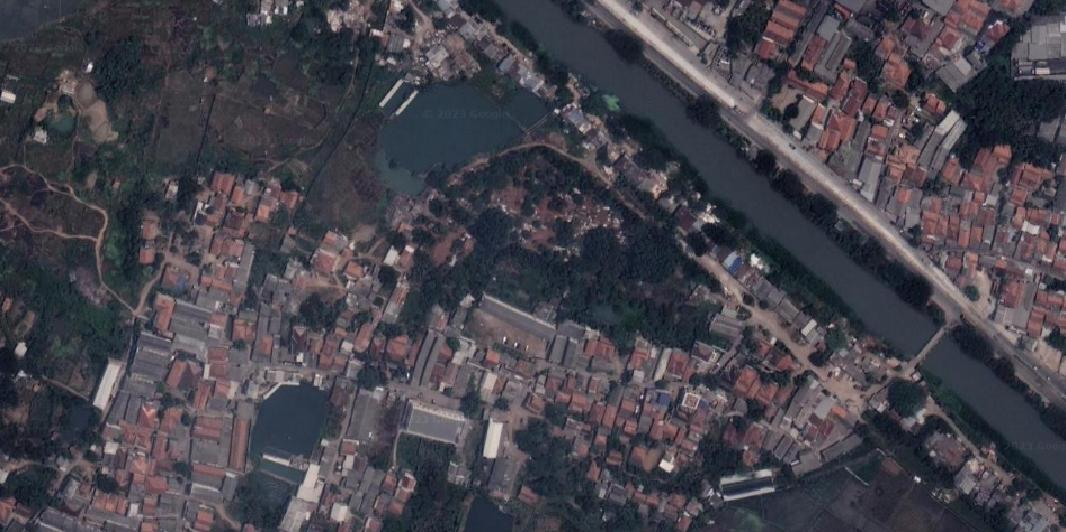
#> input picture data/images/IMG_1.jpg, 1066 x 532 px, given in place of pts.jpg, which was not available
$ jupyter execute generate_csv_by_contours.ipynb   (text cells are left out)
#> lines starting #> are read from the running program, lines starting #| are printed output that depends on the picture; after the words box and inside, x2 and y2 are one past the last pixel; in counts of white or black regions, pixels touching at a corner belong together; pictures that were not available may be replaced by others from this repository, and a replacement may not be noted
[cell 1]
import cv2
import os
import matplotlib.pyplot as plt
import numpy as np
import pandas as pd

[cell 2]
root = '/home/user/Dev/Git/roofcounting/'
# [4 lines of commented-out code are left out]
image_name = "pts"
# image_ext = ".png"
image_ext = ".jpg"
image_file = os.path.join("data/images/", (image_name + image_ext))
image_path = os.path.join(root, image_file)
image = cv2.imread(image_path)
#> image is the input picture: shape (532, 1066, 3); mean B, G, R 77, 68.4, 70.8
# print(image_path)

[cell 3]
lower_bound = np.array([0,0,10])
upper_bound = np.array([255, 255, 195])
mask_clr = cv2.inRange(image, lower_bound, upper_bound)
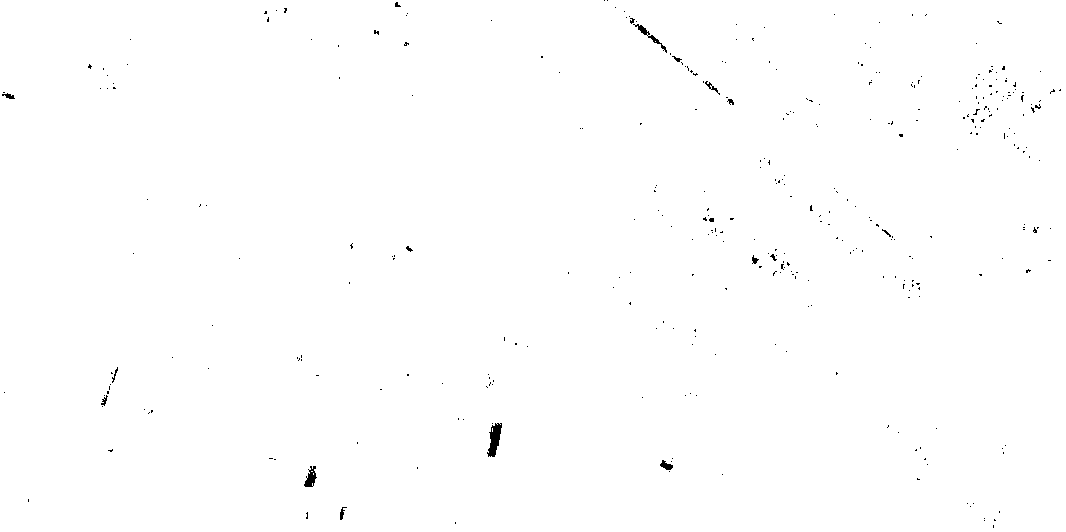
#> mask_clr: shape (532, 1066); 99.7% white; 357 black regions (342 under 20 px)
plt.imshow(mask_clr)
# plt.imshow(image)

[cell 4]
mcp = mask_clr.copy()
contours = cv2.findContours(mcp.copy(), cv2.RETR_EXTERNAL, cv2.CHAIN_APPROX_SIMPLE)[0]
#> contours = 1 contour; box (x1, y1, x2, y2) and area: (0, 0, 1066, 532) 565513
contours = sorted(contours, key=lambda x:cv2.boundingRect(x)[0])
# contours.sort(key=lambda x:cv2.boundingRect(x)[0])
print(len(contours))
#| 1

[cell 5]
for c in contours:
    (x,y), r = cv2.minEnclosingCircle(c)
    center = (int(x), int(y))
    r = int(r)
    cv2.circle(image, center, r, (0, 255, 0), 2)
#> this loop made 1 pass
#> (x, y, r, center) on pass 1: (532.5, 265.5, 595, (532, 265))
#> image: shape (532, 1066, 3); 0.01% of pixels changed, all inside (x1, y1, x2, y2) = (0, 0, 1066, 532)

plt.imshow(image)

[cell 6]
gray = cv2.cvtColor(image, cv2.COLOR_BGR2GRAY)
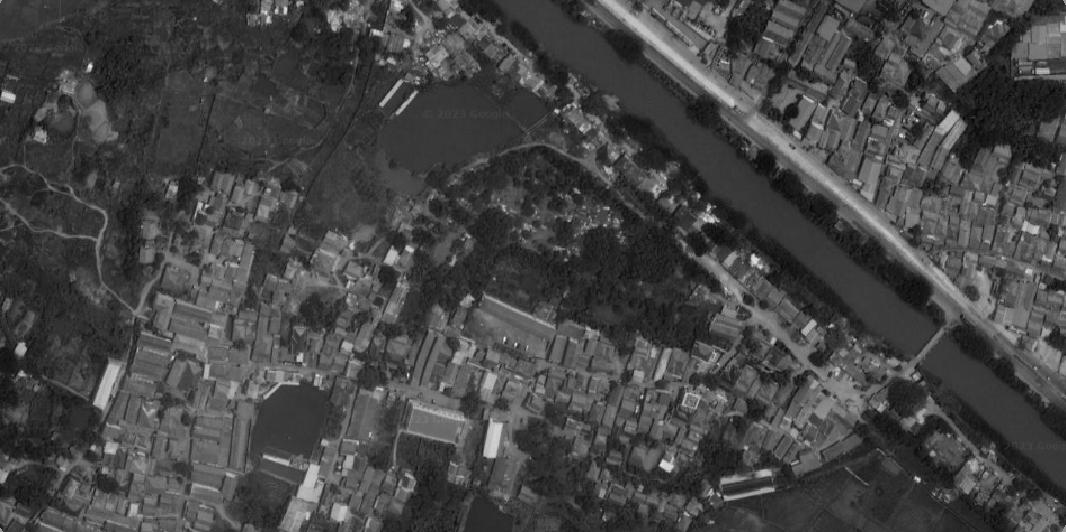
#> gray: shape (532, 1066); min 2, max 239, mean 70.1
gray_filtered = cv2.inRange(gray, 200, 255)
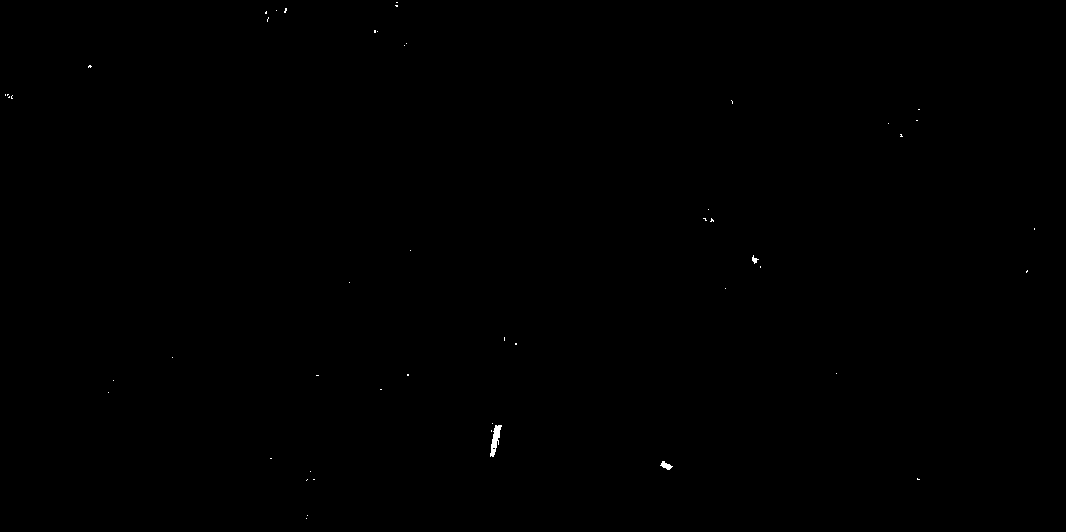
#> gray_filtered: shape (532, 1066); 0.07% white; 50 white regions (47 under 20 px)
plt.imshow(gray_filtered)

[cell 7]
mcp = gray_filtered.copy()
contours = cv2.findContours(mcp.copy(), cv2.RETR_EXTERNAL, cv2.CHAIN_APPROX_SIMPLE)[0]
#> contours = 50 contours, 48 with area under 20; largest, box (x1, y1, x2, y2) and area: (490, 425, 502, 457) 147, (660, 461, 673, 470) 46
contours = sorted(contours, key=lambda x:cv2.boundingRect(x)[0])
print(len(contours))
#| 50

for c in contours:
    (x,y), r = cv2.minEnclosingCircle(c)
    center = (int(x), int(y))
    r = int(r)
    cv2.circle(image, center, r, (0, 255, 0), 5)
#> this loop made 50 passes
#> (x, y, r) on passes 6, 7, 8, 12, 13, 14, 16, 17, 20, 22, 26, 27: (108, 392, 0), (113, 380, 0), (172, 357, 0), (276, 10, 0), (285, 10, 2), (306, 518, 0), (307, 515, 0), (310, 471, 0), (349, 282, 0), (377, 31, 0), (404, 45, 0), (406, 43, 0)
#> (c, x, y, r) on passes 1, 2, 9, 11, 18, 19: ([[5, 94], [5, 95]], 5, 94.5, 0), ([[7, 94], [7, 95], [8, 94]], 7.5, 94.5, 0), ([[266, 11], [265, 12], [265, 13], [266, 13]], 265.5, 12, 1), ([[270, 458], [271, 458]], 270.5, 458, 0), ([[313, 479], [314, 479]], 313.5, 479, 0), ([[316, 375], [318, 375]], 317, 375, 1)
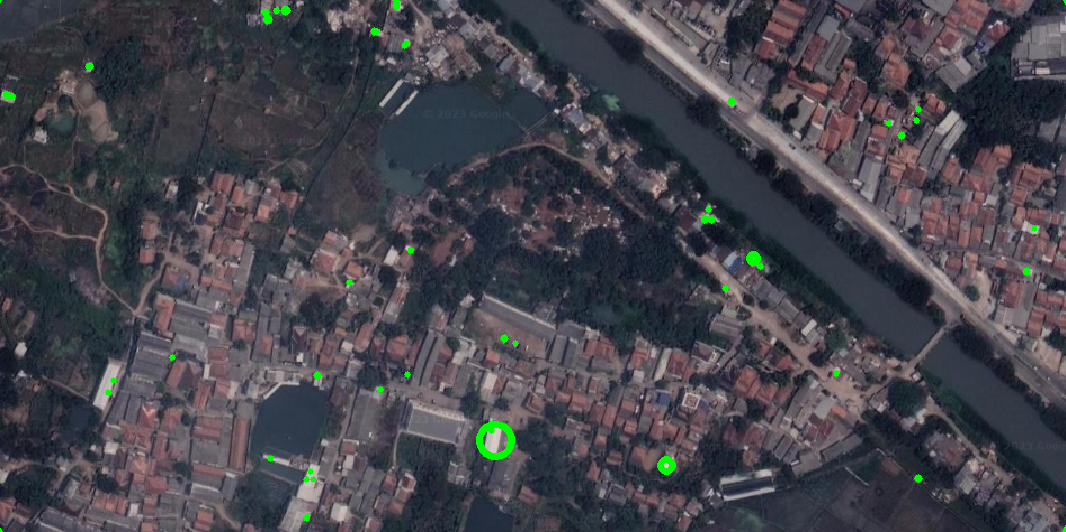
#> image: shape (532, 1066, 3); mean B, G, R 76.4, 69, 70.2

plt.imshow(image)

$ run again, on data/images/IMG_12.jpg
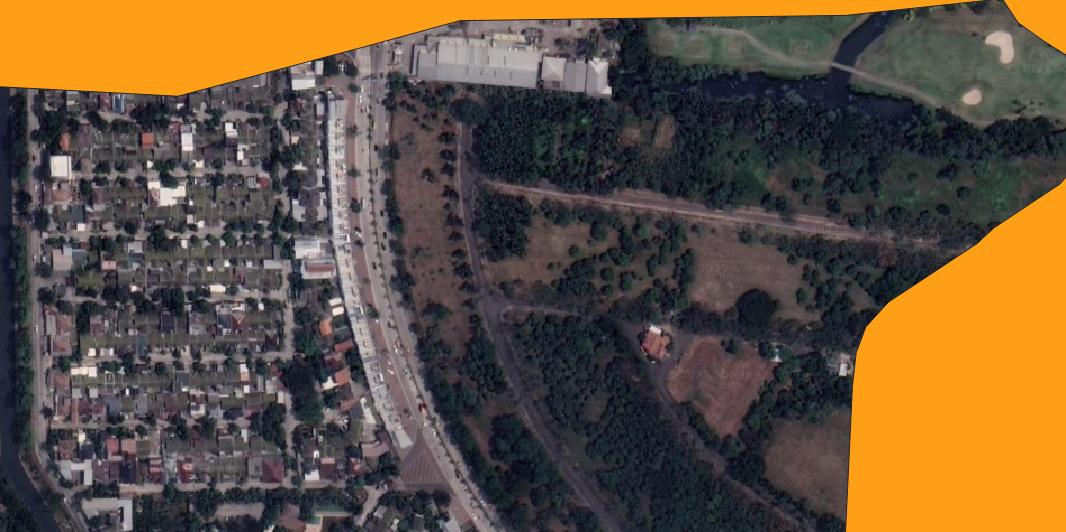
#> input picture data/images/IMG_12.jpg, 1066 x 532 px, given in place of pts.jpg, which was not available
#> image is the input picture: shape (532, 1066, 3); mean B, G, R 62.4, 82.2, 100.9
#> `mask_clr = cv2.inRange(image, lower_bound, upper_bound)`:
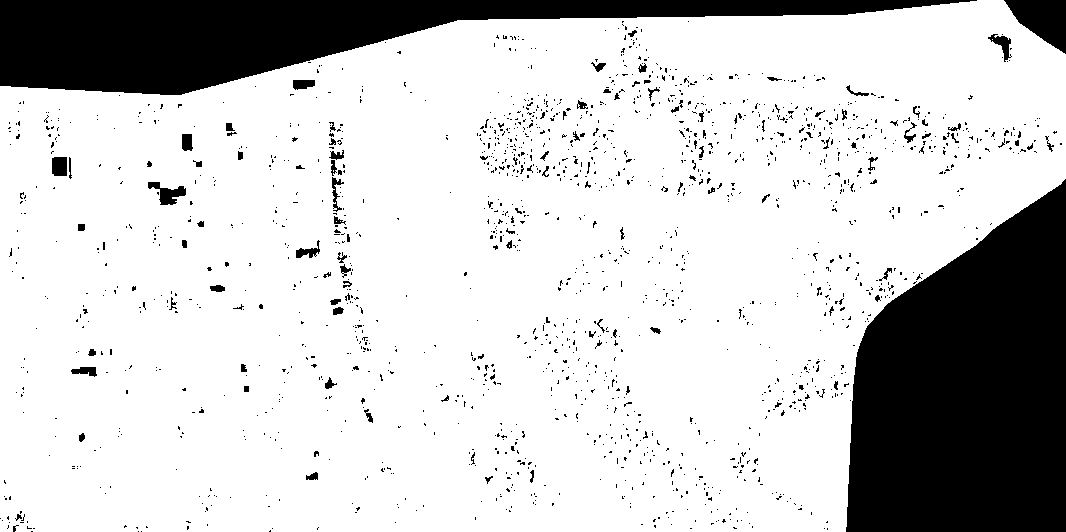
#> mask_clr: shape (532, 1066); 80.2% white; 1710 black regions (1611 under 20 px)
#> `contours = cv2.findContours(mcp.copy(), cv2.RETR_EXTERNAL, cv2.CHAIN_A..`: contours = 1 contour; box (x1, y1, x2, y2) and area: (0, 0, 1066, 532) 464368
#| 1
#> the loop `for c in contours:` made 1 pass
#> (x, y, r, center) on pass 1: (532.5, 292.5, 583, (532, 292))
#> gray_filtered: shape (532, 1066); 0.45% white; 159 white regions (130 under 20 px)
#> `contours = cv2.findContours(mcp.copy(), cv2.RETR_EXTERNAL, cv2.CHAIN_A..`: contours = 159 contours, 136 with area under 20; largest, box (x1, y1, x2, y2) and area: (160, 186, 185, 205) 258, (52, 157, 67, 176) 224, (293, 80, 315, 89) 133, (182, 134, 193, 150) 132, (296, 241, 320, 258) 92
#| 159
#> the loop `for c in contours:` made 159 passes
#> (x, y, r, center) on passes 4 to 6: (69.5, 167, 10, (69, 167)), (79.5, 370, 8, (79, 370)), (80.5, 227, 3, (80, 227))
#> after the loop `for c in contours:`:
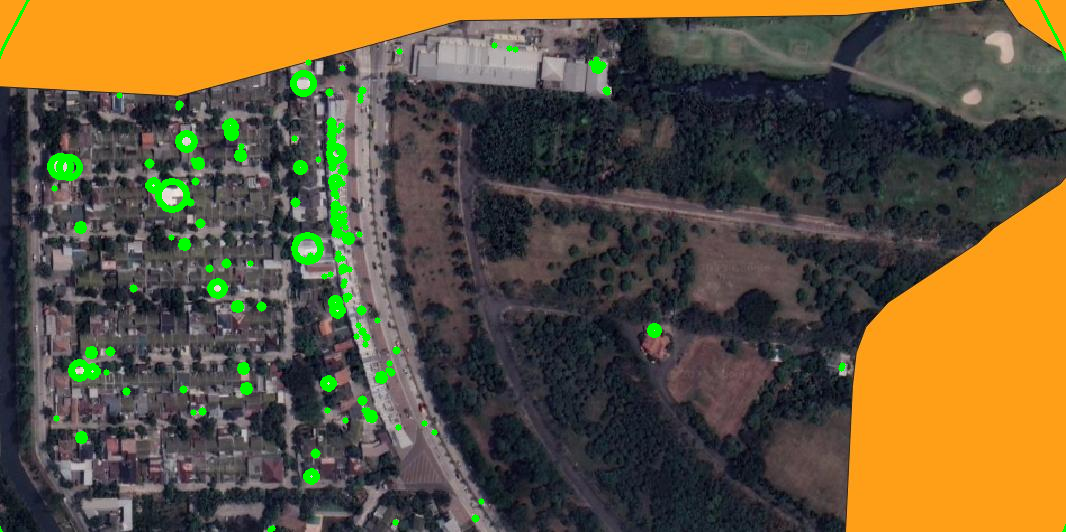
#> image: shape (532, 1066, 3); mean B, G, R 59.5, 84.6, 97.8
